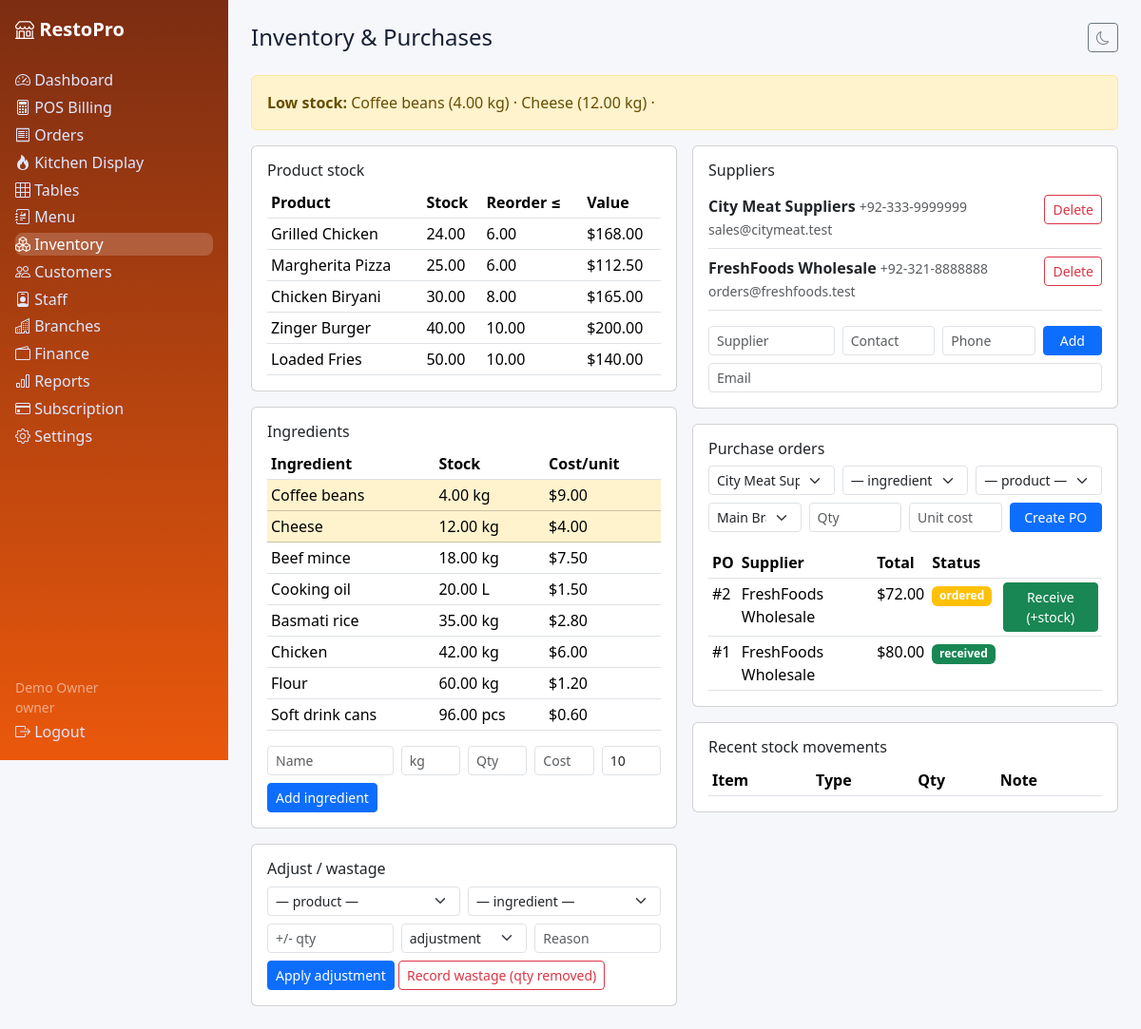
The app's page /inventory.php (signed in) with its own data.
### tables this page shows
CREATE TABLE ingredients (id INT UNSIGNED AUTO_INCREMENT PRIMARY KEY, tenant_id INT UNSIGNED NOT NULL, name VARCHAR(120) NOT NULL, unit VARCHAR(20) NOT NULL DEFAULT 'kg', stock_quantity DECIMAL(12,2) NOT NULL DEFAULT 0, cost_per_unit DECIMAL(10,2) NOT NULL DEFAULT 0, reorder_level DECIMAL(12,2) NOT NULL DEFAULT 10, INDEX idx_ing_tenant(tenant_id), CONSTRAINT fk_ing_tenant FOREIGN KEY(tenant_id) REFERENCES tenants(id) ON DELETE CASCADE);

CREATE TABLE products (id INT UNSIGNED AUTO_INCREMENT PRIMARY KEY, tenant_id INT UNSIGNED NOT NULL, category_id INT UNSIGNED NULL, name VARCHAR(150) NOT NULL, description TEXT NULL, image_url VARCHAR(255) NULL, price DECIMAL(10,2) NOT NULL DEFAULT 0, cost DECIMAL(10,2) NOT NULL DEFAULT 0, track_stock TINYINT(1) NOT NULL DEFAULT 0, stock_quantity DECIMAL(12,2) NOT NULL DEFAULT 0, reorder_level DECIMAL(12,2) NOT NULL DEFAULT 5, is_combo TINYINT(1) NOT NULL DEFAULT 0, is_available TINYINT(1) NOT NULL DEFAULT 1, created_at DATETIME NOT NULL DEFAULT CURRENT_TIMESTAMP, INDEX idx_prod_tenant(tenant_id), INDEX idx_prod_cat(category_id), CONSTRAINT fk_prod_tenant FOREIGN KEY(tenant_id) REFERENCES tenants(id) ON DELETE CASCADE, CONSTRAINT fk_prod_cat FOREIGN KEY(category_id) REFERENCES categories(id) ON DELETE SET NULL);

CREATE TABLE suppliers (id INT UNSIGNED AUTO_INCREMENT PRIMARY KEY, tenant_id INT UNSIGNED NOT NULL, name VARCHAR(150) NOT NULL, contact VARCHAR(100) NULL, email VARCHAR(190) NULL, phone VARCHAR(40) NULL, address VARCHAR(255) NULL, balance DECIMAL(12,2) NOT NULL DEFAULT 0, created_at DATETIME NOT NULL DEFAULT CURRENT_TIMESTAMP, INDEX idx_sup_tenant(tenant_id), CONSTRAINT fk_sup_tenant FOREIGN KEY(tenant_id) REFERENCES tenants(id) ON DELETE CASCADE);

CREATE TABLE purchase_orders (id INT UNSIGNED AUTO_INCREMENT PRIMARY KEY, tenant_id INT UNSIGNED NOT NULL, branch_id INT UNSIGNED NULL, supplier_id INT UNSIGNED NOT NULL, status ENUM('ordered','received','cancelled') NOT NULL DEFAULT 'ordered', total DECIMAL(12,2) NOT NULL DEFAULT 0, received_at DATETIME NULL, created_at DATETIME NOT NULL DEFAULT CURRENT_TIMESTAMP, INDEX idx_po_tenant(tenant_id), CONSTRAINT fk_po_tenant FOREIGN KEY(tenant_id) REFERENCES tenants(id) ON DELETE CASCADE, CONSTRAINT fk_po_supplier FOREIGN KEY(supplier_id) REFERENCES suppliers(id) ON DELETE CASCADE);

### includes/functions.php (called while the page is built, shortened)
<?php
function e(?string $v): string { return htmlspecialchars($v ?? '', ENT_QUOTES, 'UTF-8'); }
function current_user(): ?array { return $_SESSION['user'] ?? null; }
function tenant_id(): ?int { $u = current_user(); return isset($u['tenant_id']) && $u['tenant_id'] !== null ? (int)$u['tenant_id'] : null; }
function money($n): string { return '$' . number_format((float)$n, 2); }
function tenant_branches(PDO $pdo, int $tid): array { $s=$pdo->prepare('SELECT * FROM branches WHERE tenant_id=? ORDER BY id'); $s->execute([$tid]); return $s->fetchAll(); }

### includes/auth.php (called while the page is built, shortened)
<?php
require_once __DIR__ . '/../config/database.php';
require_once __DIR__ . '/functions.php';
function require_tenant(): int {
    $t = tenant_id();
    return $t;
}

### inventory.php (the view, shortened to what this page needs)
<?php require_once __DIR__ . '/includes/auth.php'; $pdo=db(); $tid=require_tenant();
function qa(PDO $pdo,string $sql,array $a): array { $s=$pdo->prepare($sql); $s->execute($a); return $s->fetchAll(); }
$branches=tenant_branches($pdo,$tid);
$prods=qa($pdo,'SELECT * FROM products WHERE tenant_id=? AND track_stock=1 ORDER BY stock_quantity',[$tid]);
$ings=qa($pdo,'SELECT * FROM ingredients WHERE tenant_id=? ORDER BY stock_quantity',[$tid]);
$sups=qa($pdo,'SELECT * FROM suppliers WHERE tenant_id=? ORDER BY name',[$tid]);
$pos=qa($pdo,'SELECT po.*,s.name supplier FROM purchase_orders po JOIN suppliers s ON s.id=po.supplier_id WHERE po.tenant_id=? ORDER BY po.id DESC LIMIT 20',[$tid]);
$lowProds=array_filter($prods, fn($r)=>(float)$r['stock_quantity']<=(float)$r['reorder_level']);
$lowIngs=array_filter($ings, fn($r)=>(float)$r['stock_quantity']<=(float)$r['reorder_level']);
include __DIR__ . '/includes/header.php'; ?>
<?php if($lowProds || $lowIngs): ?><div class="alert alert-warning"><strong>Low stock:</strong> <?php foreach($lowProds as $r) echo e($r['name']).' ('.$r['stock_quantity'].') · '; foreach($lowIngs as $r) echo e($r['name']).' ('.$r['stock_quantity'].' '.e($r['unit']).') · '; ?></div><?php endif; ?>
<div class="row g-3"><div class="col-lg-6"><div class="card p-3"><h6>Product stock</h6><table class="table table-sm mb-0"><tr><th>Product</th><th>Stock</th><th>Reorder ≤</th><th>Value</th></tr><?php foreach($prods as $r): ?><tr class="<?= (float)$r['stock_quantity']<=(float)$r['reorder_level']?'table-warning':'' ?>"><td><?= e($r['name']) ?></td><td><?= $r['stock_quantity'] ?></td><td><?= $r['reorder_level'] ?></td><td><?= money((float)$r['stock_quantity']*(float)$r['cost']) ?></td></tr><?php endforeach; ?></table></div>
<div class="card p-3 mt-3"><h6>Ingredients</h6><table class="table table-sm"><tr><th>Ingredient</th><th>Stock</th><th>Cost/unit</th></tr><?php foreach($ings as $r): ?><tr class="<?= (float)$r['stock_quantity']<=(float)$r['reorder_level']?'table-warning':'' ?>"><td><?= e($r['name']) ?></td><td><?= $r['stock_quantity'] ?> <?= e($r['unit']) ?></td><td><?= money($r['cost_per_unit']) ?></td></tr><?php endforeach; ?></table>
<form class="row g-2" method="post"><?= csrf_field() ?><input type="hidden" name="action" value="ingredient_save"><div class="col-4"><input class="form-control form-control-sm" name="name" placeholder="Name" required></div><div class="col-2"><input class="form-control form-control-sm" name="unit" placeholder="kg" required></div><div class="col-2"><input class="form-control form-control-sm" type="number" step="0.01" name="stock_quantity" placeholder="Qty" required></div><div class="col-2"><input class="form-control form-control-sm" type="number" step="0.01" name="cost_per_unit" placeholder="Cost"></div><div class="col-2"><input class="form-control form-control-sm" type="number" step="0.01" name="reorder_level" placeholder="Reorder" value="10"></div><div class="col-12"><button class="btn btn-sm btn-primary">Add ingredient</button></div></form></div>
<div class="card p-3 mt-3"><h6>Adjust / wastage</h6><form class="row g-2" method="post"><?= csrf_field() ?>
<div class="col-6"><select class="form-select form-select-sm" name="product_id"><option value="">— product —</option></select></div>
<div class="col-6"><select class="form-select form-select-sm" name="ingredient_id"><option value="">— ingredient —</option></select></div>
<div class="col-4"><input class="form-control form-control-sm" type="number" step="0.01" name="quantity" placeholder="+/- qty" required></div>
<div class="col-4"><select class="form-select form-select-sm" name="type"><option value="adjustment">adjustment</option><option value="in">stock in</option><option value="out">stock out</option></select></div>
<div class="col-4"><input class="form-control form-control-sm" name="note" placeholder="Reason"></div>
<div class="col-12"><button class="btn btn-sm btn-primary" name="action" value="adjust">Apply adjustment</button> <button class="btn btn-sm btn-outline-danger" name="action" value="wastage">Record wastage (qty removed)</button></div></form></div></div>
<div class="col-lg-6"><div class="card p-3"><h6>Suppliers</h6><?php foreach($sups as $r): ?><div class="d-flex justify-content-between border-bottom py-2"><span><strong><?= e($r['name']) ?></strong> <span class="small text-muted"><?= e($r['phone']??'') ?> <?= e($r['email']??'') ?></span></span><form method="post"><?= csrf_field() ?><input type="hidden" name="action" value="supplier_delete"><input type="hidden" name="id" value="<?= $r['id'] ?>"><button class="btn btn-sm btn-outline-danger">Delete</button></form></div><?php endforeach; ?>
<form class="row g-2 mt-2" method="post"><?= csrf_field() ?><input type="hidden" name="action" value="supplier_save"><div class="col-4"><input class="form-control form-control-sm" name="name" placeholder="Supplier" required></div><div class="col-3"><input class="form-control form-control-sm" name="contact" placeholder="Contact"></div><div class="col-3"><input class="form-control form-control-sm" name="phone" placeholder="Phone"></div><div class="col-2"><button class="btn btn-sm btn-primary w-100">Add</button></div><div class="col-12"><input class="form-control form-control-sm" name="email" placeholder="Email"></div></form></div>
<div class="card p-3 mt-3"><h6>Purchase orders</h6><form class="row g-2 mb-3" method="post"><?= csrf_field() ?><input type="hidden" name="action" value="po_create">
<div class="col-4"><select class="form-select form-select-sm" name="supplier_id"><?php foreach($sups as $r): ?><option value="<?= $r['id'] ?>"><?= e($r['name']) ?></option><?php endforeach; ?></select></div>
<div class="col-4"><select class="form-select form-select-sm" name="ingredient_id"><option value="">— ingredient —</option></select></div>
<div class="col-4"><select class="form-select form-select-sm" name="product_id"><option value="">— product —</option></select></div>
<div class="col-3"><select class="form-select form-select-sm" name="branch_id"><?php foreach($branches as $b): ?><option value="<?= $b['id'] ?>"><?= e($b['name']) ?></option><?php endforeach; ?></select></div>
<div class="col-3"><input class="form-control form-control-sm" type="number" step="0.01" name="quantity" placeholder="Qty" required></div>
<div class="col-3"><input class="form-control form-control-sm" type="number" step="0.01" name="unit_cost" placeholder="Unit cost" required></div>
<div class="col-3"><button class="btn btn-sm btn-primary w-100">Create PO</button></div></form>
<table class="table table-sm mb-0"><tr><th>PO</th><th>Supplier</th><th>Total</th><th>Status</th><th></th></tr><?php foreach($pos as $r): ?><tr><td>#<?= $r['id'] ?></td><td><?= e($r['supplier']) ?></td><td><?= money($r['total']) ?></td><td><span class="badge bg-<?= $r['status']==='received'?'success':'warning' ?>"><?= e($r['status']) ?></span></td><td><?php if($r['status']!=='received'): ?><form method="post"><?= csrf_field() ?><input type="hidden" name="action" value="po_receive"><input type="hidden" name="id" value="<?= $r['id'] ?>"><button class="btn btn-sm btn-success">Receive (+stock)</button></form><?php endif; ?></td></tr><?php endforeach; ?></table></div>
<div class="card p-3 mt-3"><h6>Recent stock movements</h6><table class="table table-sm mb-0"><tr><th>Item</th><th>Type</th><th>Qty</th><th>Note</th></tr></table></div></div></div>
<?php include __DIR__ . '/includes/footer.php'; ?>

### assets/css/style.css (style rules this page uses)
:root { --brand:#ea580c;--bg:#f6f7fb;--card:#fff;--text:#172033 }
body { background:var(--bg);color:var(--text);font-family:system-ui,-apple-system,"Segoe UI",Roboto,sans-serif }

### records on screen
ingredients: name "Coffee beans", stock_quantity "4.00", unit "kg", cost_per_unit "$9.00"
ingredients: name "Cheese", stock_quantity "12.00", unit "kg", cost_per_unit "$4.00"
products: name "Grilled Chicken", stock_quantity "24.00", reorder_level "6.00", money((float)$r['stock_quantity']*(float)$r['cost']) "$168.00"
products: name "Margherita Pizza", stock_quantity "25.00", reorder_level "6.00", money((float)$r['stock_quantity']*(float)$r['cost']) "$112.50"
products: name "Chicken Biryani", stock_quantity "30.00", reorder_level "8.00", money((float)$r['stock_quantity']*(float)$r['cost']) "$165.00"
products: name "Zinger Burger", stock_quantity "40.00", reorder_level "10.00", money((float)$r['stock_quantity']*(float)$r['cost']) "$200.00"
products: name "Loaded Fries", stock_quantity "50.00", reorder_level "10.00", money((float)$r['stock_quantity']*(float)$r['cost']) "$140.00"
ingredients: name "Beef mince", stock_quantity "18.00", unit "kg", cost_per_unit "$7.50"
ingredients: name "Cooking oil", stock_quantity "20.00", unit "L", cost_per_unit "$1.50"
ingredients: name "Basmati rice", stock_quantity "35.00", unit "kg", cost_per_unit "$2.80"
ingredients: name "Chicken", stock_quantity "42.00", unit "kg", cost_per_unit "$6.00"
ingredients: name "Flour", stock_quantity "60.00", unit "kg", cost_per_unit "$1.20"
ingredients: name "Soft drink cans", stock_quantity "96.00", unit "pcs", cost_per_unit "$0.60"
suppliers: name "City Meat Suppliers", phone "+92-333-9999999", email "sales@citymeat.test"
suppliers: name "FreshFoods Wholesale", phone "+92-321-8888888", email "orders@freshfoods.test"
purchase_orders: id "2", supplier.name "FreshFoods Wholesale", total "$72.00", status "ordered"
purchase_orders: id "1", supplier.name "FreshFoods Wholesale", total "$80.00", status "received"

### other values on screen
$l "Dashboard"
$l "POS Billing"
$l "Orders"
$l "Kitchen Display"
$l "Tables"
$l "Menu"
$l "Inventory"
$l "Customers"
$l "Staff"
$l "Branches"
$l "Finance"
$l "Reports"
$l "Subscription"
$l "Settings"
current_user()['name'] "Demo Owner"
